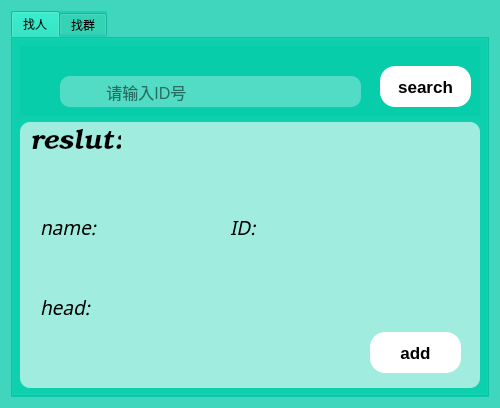
<?xml version="1.0" encoding="UTF-8"?>
<ui version="4.0">
 <class>AddFriendWin</class>
 <widget class="QWidget" name="AddFriendWin">
  <property name="geometry">
   <rect>
    <x>0</x>
    <y>0</y>
    <width>500</width>
    <height>408</height>
   </rect>
  </property>
  <property name="windowTitle">
   <string>查找</string>
  </property>
  <property name="styleSheet">
   <string notr="true">background-color: rgba(0, 201, 167, 128);</string>
  </property>
  <layout class="QGridLayout" name="gridLayout">
   <item row="0" column="0">
    <widget class="QTabWidget" name="tabWidget">
     <property name="styleSheet">
      <string notr="true">border-radius:1px;</string>
     </property>
     <property name="currentIndex">
      <number>0</number>
     </property>
     <widget class="QWidget" name="findUser">
      <attribute name="title">
       <string>找人</string>
      </attribute>
      <layout class="QGridLayout" name="gridLayout_3">
       <item row="0" column="0">
        <widget class="QWidget" name="widget" native="true">
         <property name="maximumSize">
          <size>
           <width>16777215</width>
           <height>70</height>
          </size>
         </property>
         <widget class="QLineEdit" name="lineEdit">
          <property name="geometry">
           <rect>
            <x>40</x>
            <y>30</y>
            <width>301</width>
            <height>31</height>
           </rect>
          </property>
          <property name="font">
           <font>
            <pointsize>12</pointsize>
           </font>
          </property>
          <property name="styleSheet">
           <string notr="true">border-radius:10px;
background-color: rgba(255, 255, 255, 78);</string>
          </property>
          <property name="placeholderText">
           <string>          请输入ID号</string>
          </property>
         </widget>
         <widget class="QPushButton" name="searchBut">
          <property name="geometry">
           <rect>
            <x>360</x>
            <y>20</y>
            <width>91</width>
            <height>41</height>
           </rect>
          </property>
          <property name="font">
           <font>
            <pointsize>13</pointsize>
            <bold>true</bold>
           </font>
          </property>
          <property name="styleSheet">
           <string notr="true">background-color: rgb(255, 255, 255);
border-radius:15px;</string>
          </property>
          <property name="text">
           <string>search</string>
          </property>
         </widget>
         <widget class="QWidget" name="widget_2" native="true">
          <property name="geometry">
           <rect>
            <x>0</x>
            <y>30</y>
            <width>41</width>
            <height>31</height>
           </rect>
          </property>
          <property name="styleSheet">
           <string notr="true">image: url(:/res/pic/搜索.png);
background-color: rgba(255, 255, 255, 0);</string>
          </property>
         </widget>
        </widget>
       </item>
       <item row="1" column="0">
        <widget class="QWidget" name="resultBut" native="true">
         <property name="styleSheet">
          <string notr="true">background-color: rgba(255, 255, 255, 155);
border-radius:10px;</string>
         </property>
         <widget class="QLabel" name="resultLabel">
          <property name="geometry">
           <rect>
            <x>10</x>
            <y>0</y>
            <width>91</width>
            <height>41</height>
           </rect>
          </property>
          <property name="font">
           <font>
            <family>URW Bookman</family>
            <pointsize>20</pointsize>
            <italic>true</italic>
            <bold>false</bold>
           </font>
          </property>
          <property name="styleSheet">
           <string notr="true">background-color: rgba(255, 255, 255, 0);</string>
          </property>
          <property name="text">
           <string>reslut:</string>
          </property>
         </widget>
         <widget class="QLabel" name="nameLabel">
          <property name="geometry">
           <rect>
            <x>20</x>
            <y>90</y>
            <width>61</width>
            <height>31</height>
           </rect>
          </property>
          <property name="font">
           <font>
            <family>Noto Sans Adlam</family>
            <pointsize>14</pointsize>
            <italic>true</italic>
            <bold>false</bold>
           </font>
          </property>
          <property name="styleSheet">
           <string notr="true">background-color: rgba(255, 255, 255, 0);</string>
          </property>
          <property name="text">
           <string>name:</string>
          </property>
         </widget>
         <widget class="QLabel" name="idLabel">
          <property name="geometry">
           <rect>
            <x>210</x>
            <y>90</y>
            <width>61</width>
            <height>31</height>
           </rect>
          </property>
          <property name="font">
           <font>
            <family>Noto Sans Adlam</family>
            <pointsize>14</pointsize>
            <italic>true</italic>
            <bold>false</bold>
           </font>
          </property>
          <property name="styleSheet">
           <string notr="true">background-color: rgba(255, 255, 255, 0);</string>
          </property>
          <property name="text">
           <string>ID:</string>
          </property>
         </widget>
         <widget class="QLabel" name="headLabel">
          <property name="geometry">
           <rect>
            <x>20</x>
            <y>170</y>
            <width>61</width>
            <height>31</height>
           </rect>
          </property>
          <property name="font">
           <font>
            <family>Noto Sans Adlam</family>
            <pointsize>14</pointsize>
            <italic>true</italic>
            <bold>false</bold>
           </font>
          </property>
          <property name="styleSheet">
           <string notr="true">background-color: rgba(255, 255, 255, 0);</string>
          </property>
          <property name="text">
           <string>head:</string>
          </property>
         </widget>
         <widget class="QPushButton" name="addBtn">
          <property name="geometry">
           <rect>
            <x>350</x>
            <y>210</y>
            <width>91</width>
            <height>41</height>
           </rect>
          </property>
          <property name="font">
           <font>
            <pointsize>13</pointsize>
            <bold>true</bold>
           </font>
          </property>
          <property name="styleSheet">
           <string notr="true">background-color: rgb(255, 255, 255);
border-radius:15px;</string>
          </property>
          <property name="text">
           <string>add</string>
          </property>
         </widget>
        </widget>
       </item>
      </layout>
     </widget>
     <widget class="QWidget" name="findGroup">
      <attribute name="title">
       <string>找群</string>
      </attribute>
     </widget>
    </widget>
   </item>
  </layout>
 </widget>
 <resources/>
 <connections/>
</ui>
